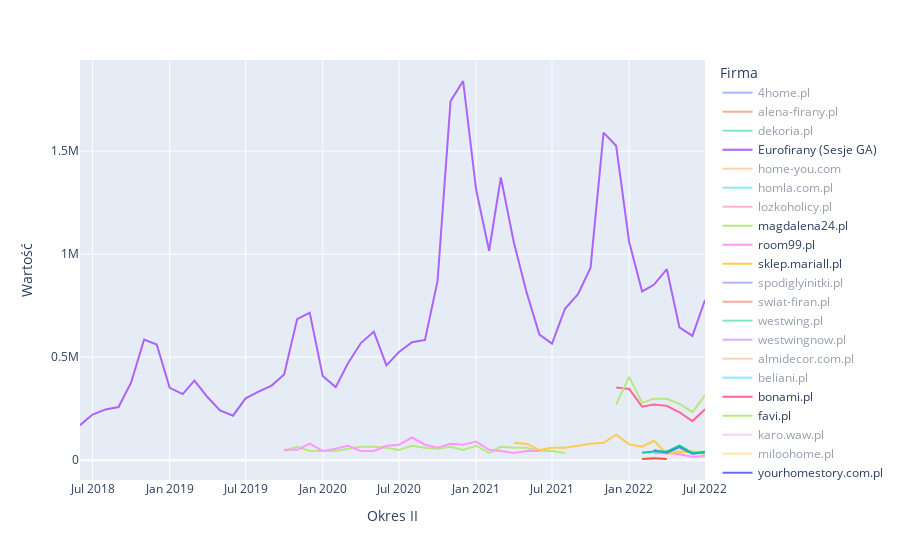

Here is the notebook cell this chart was saved with:
### Code cell
px.line(df_,
       x='Okres II',
       y='Wartość',
       color='Firma',
       height=700)
